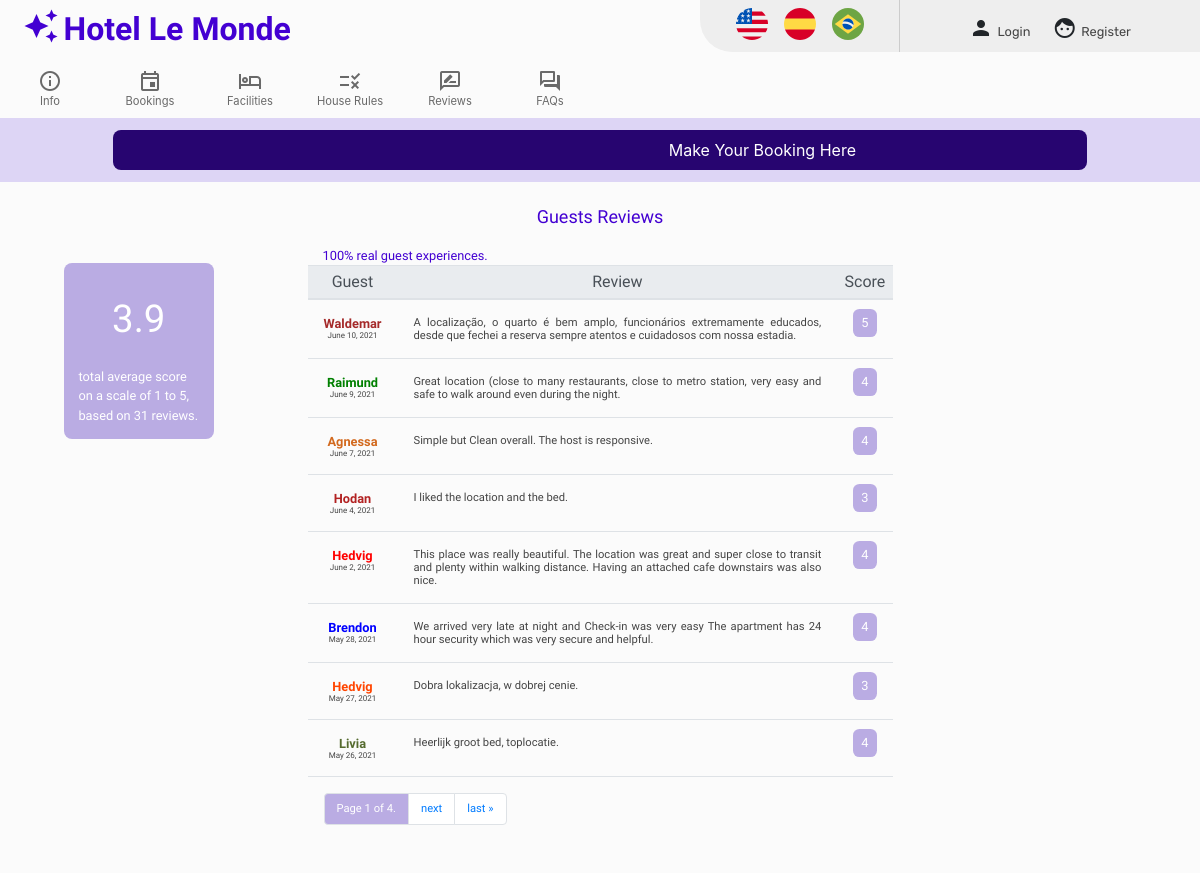
The app's page /reviews with its own data.
### hotel/models.py (models this page shows, shortened)
class Comments(models.Model):
       user = models.ForeignKey(User, on_delete=models.DO_NOTHING, blank=False)
       date = models.DateField(blank=False, auto_now=False, auto_now_add=False)
       comment = models.CharField(max_length=512, blank=False)
       score = models.IntegerField(validators=[MinValueValidator(0),
                                               MaxValueValidator(10)],default=0)

class User(AbstractUser):
       def __str__(self):
        return f"{self.username}"

### hotel/views.py (the view)
# urls.py: path("reviews", views.reviews, name="reviews"),
def reviews(request):
        name_color = ['Red','Blue','Green','Orange','BlueViolet','Brown',
                      'Chocolate','Coral','DarkOliveGreen','DarkSalmon',
                      'FireBrick','DodgerBlue','GoldenRod','OrangeRed']
        comments = Comments.objects.all().order_by('-date')
        average_calc = Comments.objects.aggregate(Avg('score'))
        average = round(average_calc['score__avg'], 1)
        reviews = Comments.objects.all().count()
        paginator = Paginator(comments, 8) # Show 8 comments per page.
        page_number = request.GET.get('page')
        page_obj = paginator.get_page(page_number)
        return render(request, "hotel/reviews.html", { 'page_obj': page_obj,
                                                       'name_color': name_color,
                                                       'average': average,
                                                       'reviews': reviews })

### hotel/templates/hotel/reviews.html (shortened to what this page needs)
{% extends "hotel/layout.html" %}
{% load i18n %}
{% block body %}
  <div class="row">
    <div class="col-lg-12 col-sm-12 reviews-title">
    {% translate 'Guests Reviews' %}
    </div>
  </div>
  <div class="row">
    <div class="col-lg-3 col-sm-12">
      <div id="reviews-average-div">
      <div id="reviews-score-div">{{ average }}</div> <br>
                                                      {% translate 'total average score' %} <br>
                                                      {% translate 'on a scale of 1 to 5,' %} <br>
                                                      {% translate 'based on' %} {{ reviews }} {% translate 'reviews.' %}
    </div>
    </div>
<div class="col-lg-6 col-sm-12">
<div class="col-lg-12 col-sm-12">
  <text class="reviews-note"> {% translate '100% real guest experiences.' %} </text>
</div>
<table class="table" id="reviews-table">
<thead class="thead-light">
   <th scope="col"> {% translate 'Guest' %} </th>
   <th scope="col"> {% translate 'Review' %} </th>
   <th scope="col"> {% translate 'Score' %} </th>
</thead>
<tbody>
{% for comment in page_obj %}
   <tr>
       <td><text id="reviews-author" style="color:{{ name_color|random }}">{{ comment.user }}</text> <br>
           <text id="reviews-date">{{ comment.date }}</text></td>
       <td><text id="reviews-comment">{{ comment.comment }}</text></td>
       <td><text id="reviews-score">{{ comment.score }}</text></td>
   </tr>
{% endfor %}
   <tr>
   <td colspan="4">
     <nav>
      <ul class="pagination">
              <li class="page-item">
                <a class="page-link reviews-active" href=""> Page {{ page_obj.number }} {% translate 'of' %} {{ page_obj.paginator.num_pages }}.</a>
              </li>
           {% if page_obj.has_next %}
               <li class="page-item">
               <a class="page-link" href="?page={{ page_obj.next_page_number }}">{% translate 'next' %}</a>
              </li>
               <li class="page-item">
               <a class="page-link"href="?page={{ page_obj.paginator.num_pages }}">{% translate 'last' %} &raquo;</a>
              </li>
           {% endif %}
      </ul>
    </nav>
   </td>
   </tr>
</tbody>
</table>
</div>
<div class="col-lg-3 col-sm-12">
</div>
</div>
{% endblock %}

### hotel/static/hotel/styles.css (style rules this page uses)
body { background-color: #FBFBFB !important; padding: 0; overflow-x: hidden; overflow-y: scroll; }
.reviews-note { font-family: 'Comfortaa', cursive; font-size: 0.8rem; color: #4300D2; text-align: center; }
#reviews-table thead th { font-family: 'Comfortaa', cursive; font-size: 0,8rem; font-weight: normal; padding: 0.4rem; text-align: center; }
#reviews-table tbody td { font-family: 'Comfortaa', cursive; font-size: 0.7rem; font-weight: normal; padding: 1rem; text-align: center; }
#reviews-table tbody td:nth-child(2) { text-align:justify; }
#reviews-author { font-size: 0.8rem; font-weight: 900; }
#reviews-date { font-size: 0.5rem; color: #444 }
#reviews-comment { font-size: 0.7rem; color: #444 }
#reviews-score { font-size: 0.8rem; background: #BAACE3; color: white; padding: 0.4rem 0.5rem; border-radius: 0.4rem; }
.reviews-active { background: #BAACE3; color: white; }
#reviews-average-div { font-family: 'Comfortaa', cursive; font-size: 0.8rem; background: #BAACE3; color: white; padding: 0.9rem; margin: 1.1rem 4rem 0 4rem; border-radius: 0.5rem; }
#reviews-score-div { font-size: 2.4rem; padding: 0.8rem 0 0 0; text-align: center; }
.booking-title, .orders-title, .invoice-title, .messages-title, .reviews-title { font-family: 'Comfortaa', cursive; font-size: large; font-weight: normal; color: #4300D2; text-align: center; padding-top: 0.8rem; padding-bottom: 1rem; }

### records on screen
Comments: user "Waldemar", date "June 10, 2021", comment "A localização, o quarto é bem amplo, funcionários extremamente educados, desde que fechei a reserva sempre atentos e cuidadosos com nossa estadia.", score "5"
Comments: user "Raimund", date "June 9, 2021", comment "Great location (close to many restaurants, close to metro station, very easy and safe to walk around even during the night.", score "4"
Comments: user "Agnessa", date "June 7, 2021", comment "Simple but Clean overall. The host is responsive.", score "4"
Comments: user "Hodan", date "June 4, 2021", comment "I liked the location and the bed.", score "3"
Comments: user "Hedvig", date "June 2, 2021", comment "This place was really beautiful. The location was great and super close to transit and plenty within walking distance. Having an attached cafe downstairs was also nice.", score "4"
Comments: user "Brendon", date "May 28, 2021", comment "We arrived very late at night and Check-in was very easy The apartment has 24 hour security which was very secure and helpful.", score "4"
Comments: user "Hedvig", date "May 27, 2021", comment "Dobra lokalizacja, w dobrej cenie.", score "3"
Comments: user "Livia", date "May 26, 2021", comment "Heerlijk groot bed, toplocatie.", score "4"

### other values on screen
{{ average }} "3.9"
{{ reviews }} "31"
{{ page_obj.number }} "1"
{{ page_obj.paginator.num_pages }} "4"
